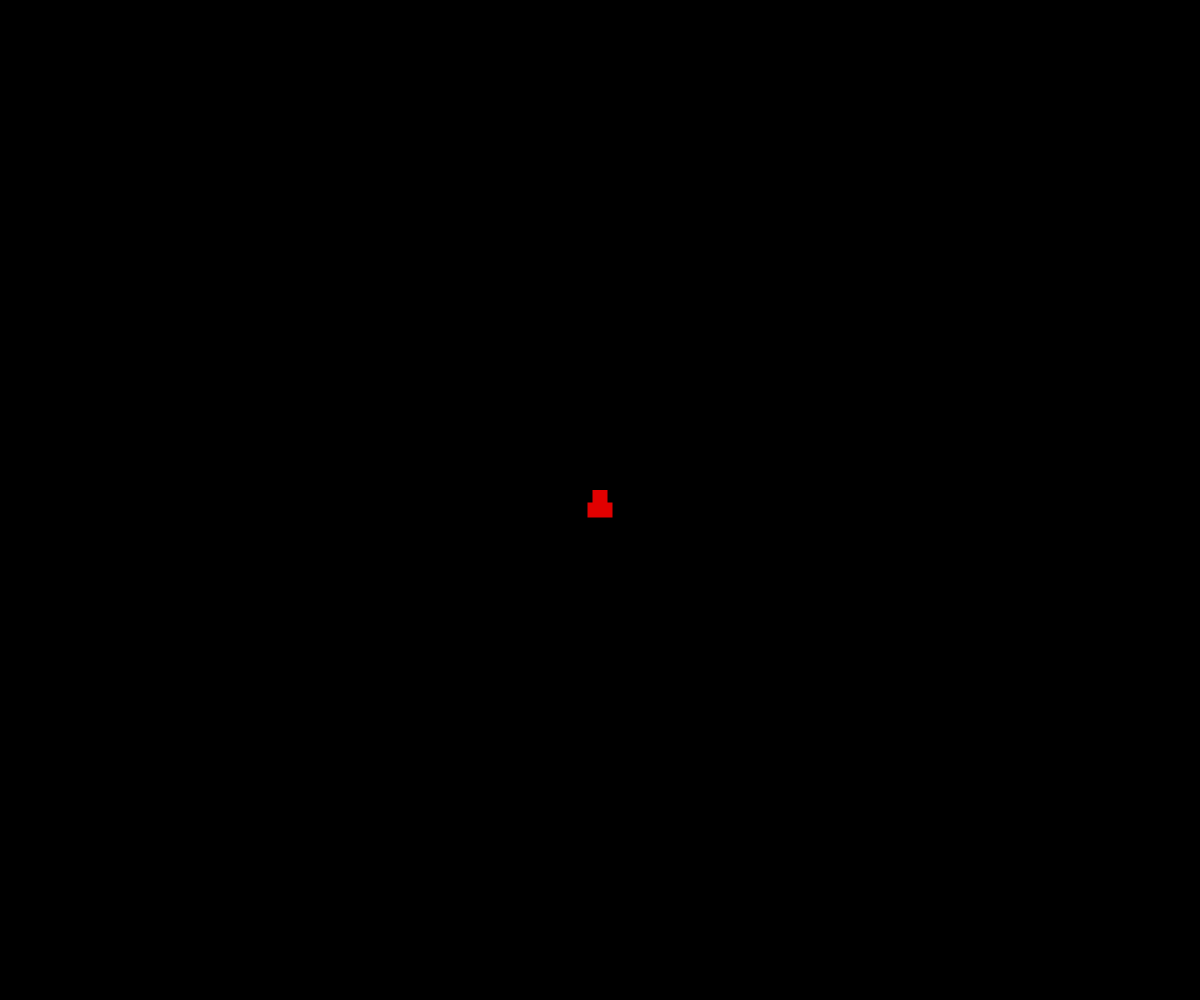
Frame 1 (no input)
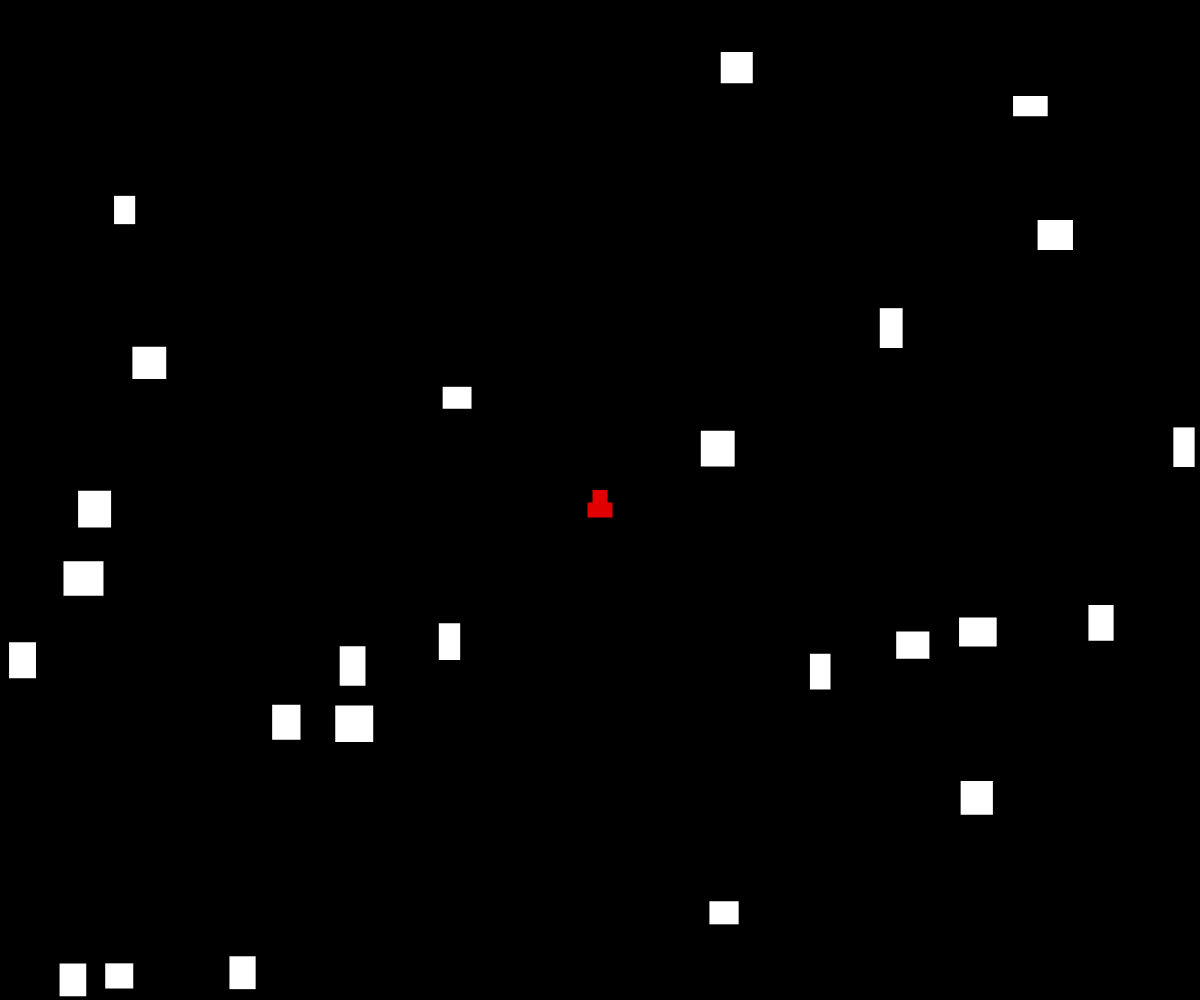
Frame 60 (no input)
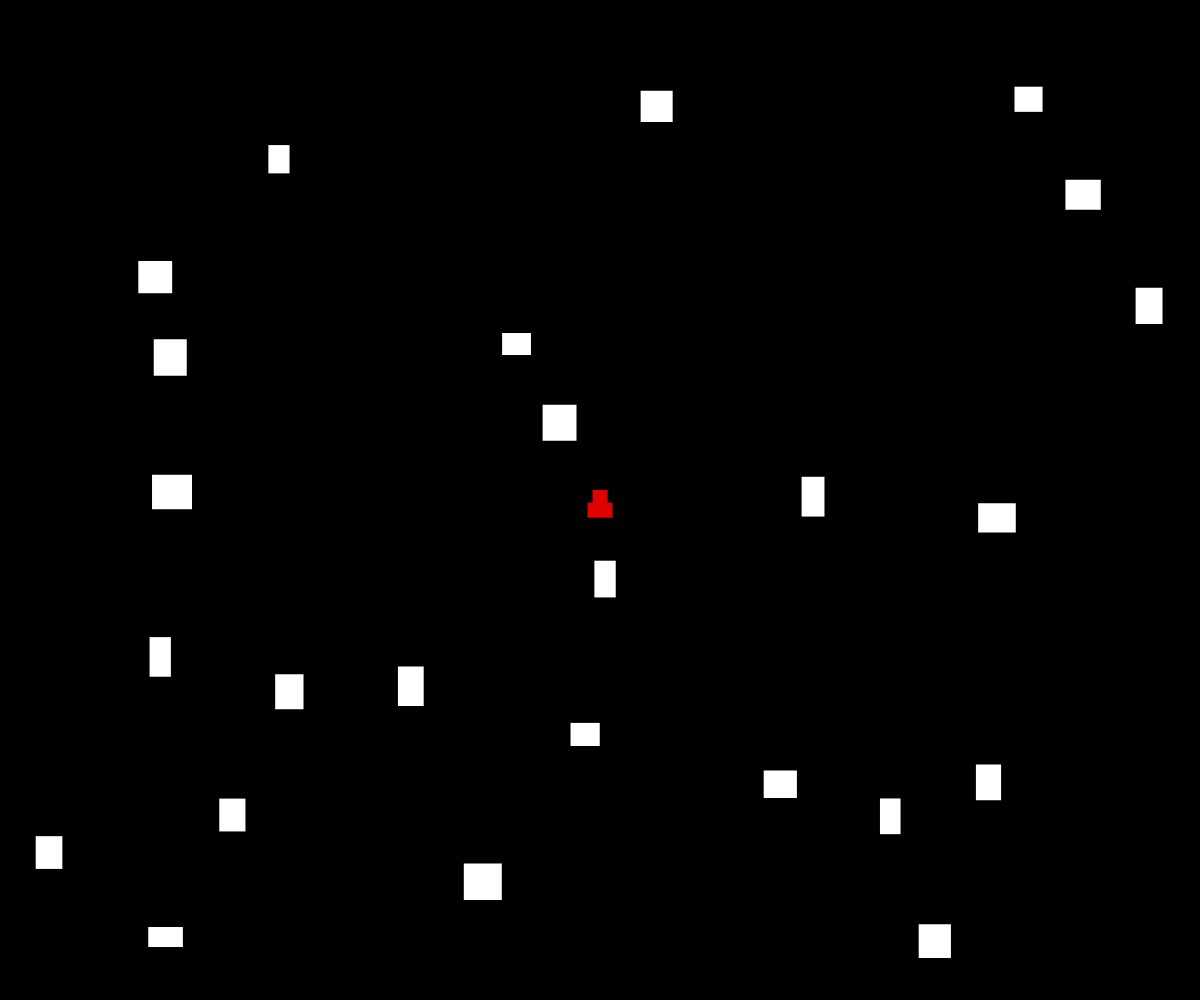
Frame 120 (the mouse pressed at the canvas centre since frame 60)

The p5.js sketch that drew these frames (run headless with seeded random() and noise() and a simulated clock; from frame 60 on, the mouse is pressed at the canvas centre):

// p5.js sketch
// ── sketch.js
// Alliam Hushagen
// Arrays and object Notation
// CS30

let object = [];
let projectiles = [];

let state = "on";
let numbers = {
  counter: 0, 
  score: 0,
};
let player;
let rotator = 0;
let rotatorState = 0;
let movementState = "up";
let healthState = "alive";
let sideChoice;


function setup() {
  createCanvas(windowWidth, windowHeight);
  noStroke();
  angleMode(DEGREES);
  rectMode(CENTER);
  player = {
    xInnitial: width/2,
    yInnitial: height/2,
    dimensions1: 20,
    dimensions2: 15,
    projectile: 5,
  };
}


function draw() {
  background(0);
  showCreation();
  objectBoogey();
  test1();
  // player1();
  playerBoogey();
  playerRotate();
  // moveProjectiles();
  // hittingProjectiles();
  collisionAndDeath();
  revive();
  // console.log(rotate);
}

function revive(){
  if(keyIsDown(82)){
    player.xInnitial = width/2
    player.yInnitial = height/2;
    healthState = "alive";
  }
}

function mousePressed(){
  if(rotatorState === 1){
    spawnProjectiles(0, 0);
  } 
  for(let i = object.length - 1; i >= 0; i--){
    for(let ball of projectiles){
      if(clickedAsteroid(mouseX, mouseY, object[i])){
        object.splice(i, 1);
      }
    }
  }
}

function collisionAndDeath(){
  for(let c = object.length - 1; c > 0; c--){
    let distanceAway = dist(player.xInnitial, player.yInnitial, object[c].x, object[c].y);
    let diameter = object[c].w + player.dimensions2;
    if (distanceAway < diameter){
      healthState = "dead";
    }
  }
}

function clickedAsteroid(x, y, object){
  let distanceAway = dist(x, y, object.x, object.y);
  let diameter = object.w;
  if(distanceAway < diameter){
    return true;
  }
  else{
    return false;
  }
}

function hittingProjectiles(){
  for(let i = object.length - 1; i >= 0; i--){

  }
}

// for(let v = projectiles.length - 1; v >= 0; v --){
//   if(clickedAsteroid(projectiles[v].x, projectiles[v].y, object[i])){
//     object.splice(i, 1);
//   }
// }
// for(let ball of projectiles){
//   if(clickedAsteroid(ball.x, ball.y, object[i])){
//     object.splice(i, 1);
//   }
// }

// if(clickedAsteroid(mouseX, mouseY, onject[i])){
//   object.splice(i,1)
// }

// function player1(){
//   fill(220, 100, 100);
//   rect(player.xInnitial, player.yInnitial + 10, player.dimensions1 + 5, player.dimensions2);
//   rect(player.xInnitial, player.yInnitial, player.dimensions2, player.dimensions1);
// }

function playerBoogey(){
  if (keyIsDown(87)){
    player.yInnitial -= 5;
  }
  if (keyIsDown (83)){
    player.yInnitial += 5;
  }
  if (keyIsDown(68)){
    player.xInnitial += 5;
  }
  if (keyIsDown(65)){
    player.xInnitial -= 5;
  }
}

function playerRotate(){
  push();
  rotatorState = 1;
  translate(player.xInnitial, player.yInnitial);
  rotate(rotator);
  fill(225, 0, 0);
  if (healthState === "alive"){
    rect(0, 0 + 10, player.dimensions1 + 5, player.dimensions2);
    rect(0, 0, player.dimensions2, player.dimensions1);
    for(let ball of projectiles){
      fill(0, 0, 255);
      circle(ball.x, ball.y, ball.size);
      // if(keyIsDown(87) && movementState === "up"){
      //   ball.y -= 15;
      // }
      // else if(keyIsDown(87)){
      // }
      ball.y -= 10;
      ball.x += random(-2,2);
    }
  }
  pop();
}

function mouseWheel(event){
  rotator += event.delta;
}



function test1(){
  sideChoice = random(100);
  if(numbers.counter < 25 && state === "on" && sideChoice > 50){
    spawnObject(random(0, 3*width/8), random(0, height));
    numbers.counter += 1;
  }
  else if(state === "on" && numbers.counter < 25 && sideChoice <= 50){
    spawnObject(random(5*width/8, width), random(0, height));
    numbers.counter += 1;
  }
  else if(state === "off" && object.length === 0){
    state = "on";
    numbers.counter = 0;
  }
  else{
    state = "off";
  }
}

function spawnObject(innitialX, innitialY){
  let creation = {
    x: innitialX,
    y: innitialY,
    w: random(2, 4)*10,
    h: random(2, 4)*10,
    dx: random(-3, 3),
    dy: random(-3, 3),
  };
  object.push(creation);
}

function showCreation(){
  for(let creations of object){
    rectMode(CENTER);
    fill(255);
    rect(creations.x, creations.y, creations.w, creations.h);
  }
}

function objectBoogey(){
  for(let creations of object){
    creations.x += creations.dx;
    creations.y += creations.dy;
    if (creations.x >= width){
      creations.x = 0;
      creations.y = height - creations.y;
    }
    else if (creations.y >= height){
      creations.y = 0;
      creations.x = width - creations.x;
    }
    else if (creations.x <= 0){
      creations.x = width -1;
      creations.y = height - creations.y;
    }
    else if (creations.y <= 0){
      creations.y = height -1;
      creations.x = width - creations.x;
    }
  }
}

function spawnProjectiles(spawnX, spawnY){
  let littleProjectile ={
    x: spawnX,
    y: spawnY,
    size: player.projectile,
    speed: 10,
  };
  projectiles.push(littleProjectile);
}

function moveProjectiles(){
  for(let ball of projectiles){
    fill(0, 0, 255);
    circle(ball.x, ball.y, ball.size);
    ball.y -= 10;
    
  }
}
